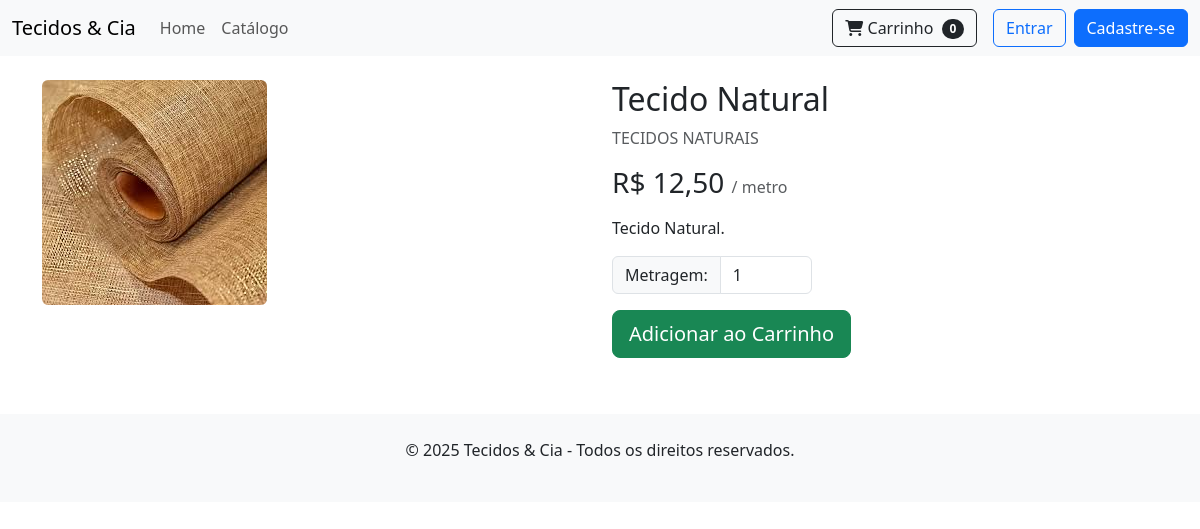
Screenshot of /produto/1/ with the database file from the repository.
### loja/models.py (models this page shows, shortened)
class Tecido(models.Model):
    nome = models.CharField(max_length=200)
    descricao = models.TextField()
    preco_por_metro = models.DecimalField(max_digits=10, decimal_places=2)
    categoria = models.ForeignKey(Categoria, on_delete=models.SET_NULL, null=True, blank=True)
    imagem = models.ImageField(upload_to='tecidos/', blank=True, null=True)
    estoque_metros = models.FloatField()
    disponivel = models.BooleanField(default=True)
    destaque = models.BooleanField(default=False) # Adicionei para a home

class Categoria(models.Model):
    nome = models.CharField(max_length=100)
    class Meta:
        verbose_name_plural = "Categorias"

### loja/views.py (the view)
# urls.py: path('produto/<int:id>/', views.detalhes_produto, name='detalhes_produto'),
def detalhes_produto(request, id):
    tecido = get_object_or_404(Tecido, id=id)
    context = {'tecido': tecido}
    return render(request, 'loja/detalhes_produto.html', context)

### loja/context_processors.py (called while the page is built)
def carrinho(request):
    if request.user.is_authenticated:
        pedido, created = Pedido.objects.get_or_create(cliente=request.user, completo=False)
        total_itens = pedido.itempedido_set.count()
        return {'total_itens_carrinho': total_itens}
    return {'total_itens_carrinho': 0}

### templates/loja/detalhes_produto.html (shortened to what this page needs)
{% extends 'loja/base.html' %}
{% block content %}
<div class="row">
    <div class="col-md-6">
        {% if tecido.imagem %}
            <img src="{{ tecido.imagem.url }}" class="img-fluid rounded" alt="{{ tecido.nome }}">
        {% endif %}
    </div>
    <div class="col-md-6">
        <h2>{{ tecido.nome }}</h2>
        <p class="text-muted">{{ tecido.categoria.nome }}</p>
        <h3 class="my-3">R$ {{ tecido.preco_por_metro|floatformat:2 }} <span class="fs-6 text-muted">/ metro</span></h3>
        <p>{{ tecido.descricao }}</p>
        <div class="input-group mb-3" style="max-width: 200px;">
             <span class="input-group-text">Metragem:</span>
             <input type="number" id="metragem-input" class="form-control" value="1" min="0.5" step="0.1">
        </div>
        <button data-produto="{{ tecido.id }}" class="btn btn-success btn-lg add-to-cart-btn">
            Adicionar ao Carrinho
        </button>
    </div>
</div>
{% endblock %}

### rows the page displays
Tecido: imagem (picture), nome "Tecido Natural", categoria.nome "TECIDOS NATURAIS", preco_por_metro "12,50", descricao "Tecido Natural."

### other values shown
{{ total_itens_carrinho }} "0"
